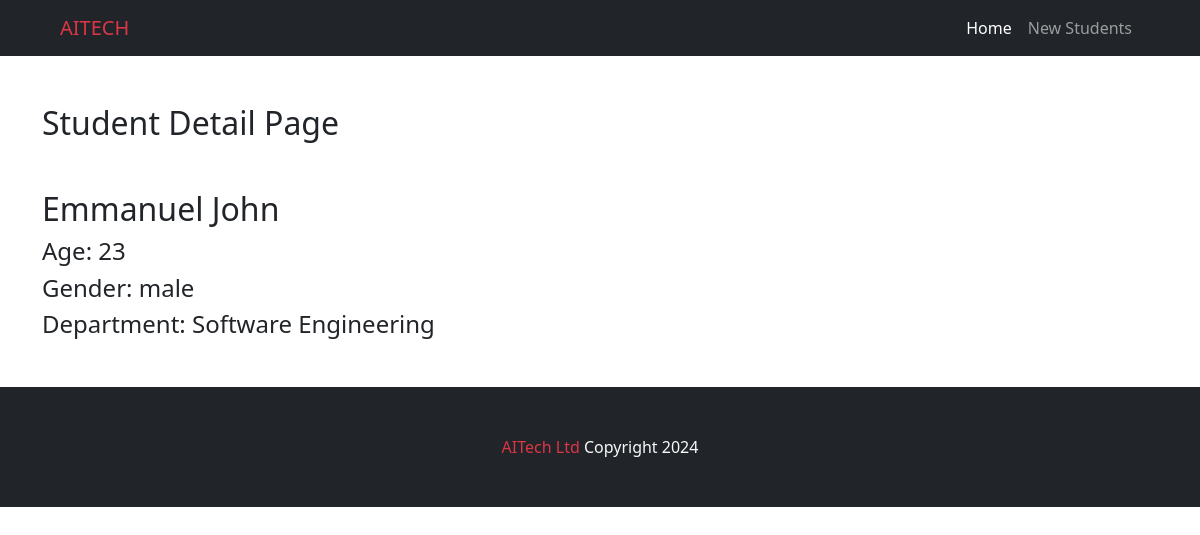
The app's page /show/1, older data.
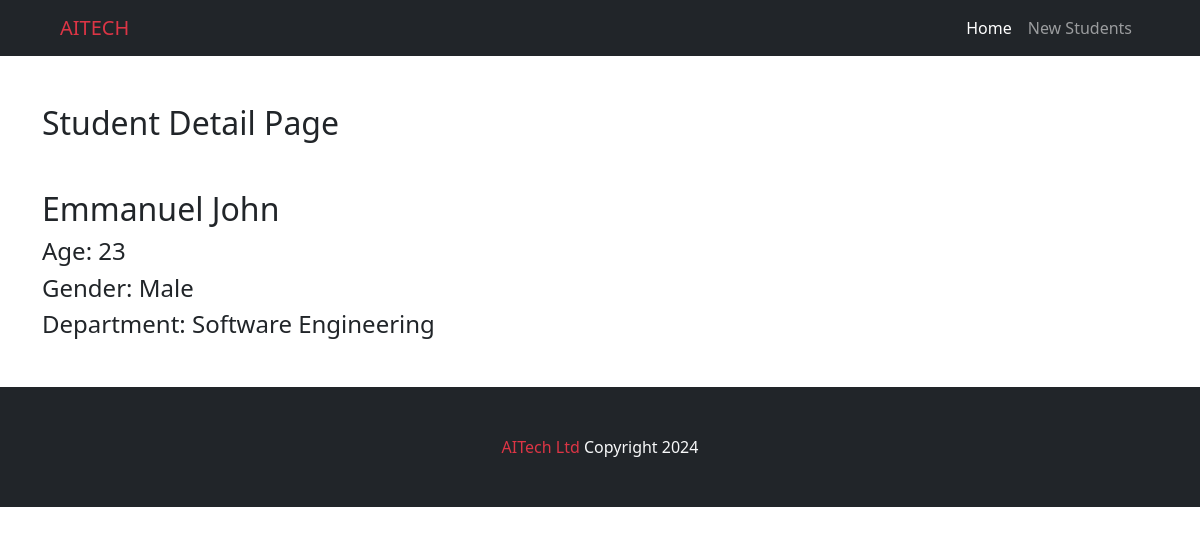
The same page, newer data.
### students_app/models.py (models this page shows)
class Student(models.Model):
    first_name = models.CharField(max_length=200)
    last_name = models.CharField(max_length=200)
    age = models.IntegerField(default=0)
    gender = models.CharField(max_length=20)
    department = models.CharField(max_length=100)

### students_app/views.py (the view)
# urls.py: path('show/<int:id>', views.showStudent, name='showStudentDetails'),
def showStudent(request, id):
    student = Student.objects.get(id=id)
    return render(request, 'students/show_student.html', {'student': student})

### greeting_app/templates/students/show_student.html
{%  extends 'layout.html' %}
{% block content %}
<div class="container">
    <div>
        <h2 class="my-5">Student Detail Page</h2>
        <h2>{{ student.first_name }} {{ student.last_name }}</h2>
        <h4>Age: {{ student.age }}</h4>
        <h4>Gender: {{ student.gender }}</h4>
        <h4>Department: {{ student.department }}</h4>
    </div>
</div>
{%  endblock content %}

Row changes from the older to the newer data that the page shows:
changed Student "Emmanuel": gender "male" → "Male"
